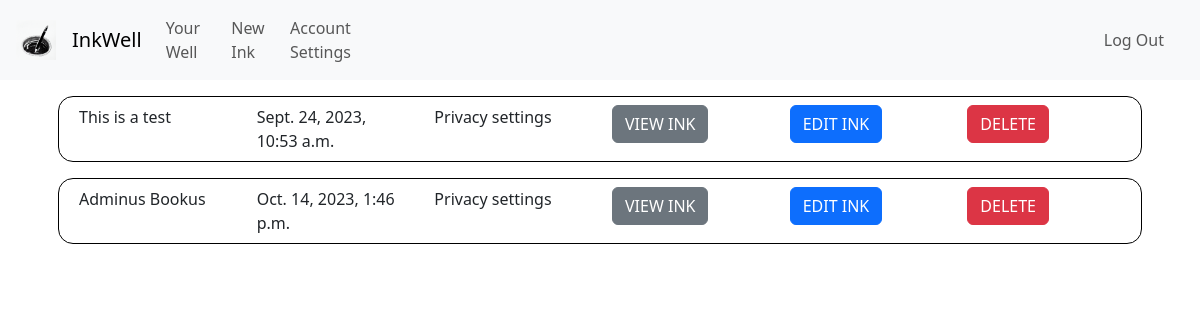
Page /ink_settings (signed in) on the earlier database version.
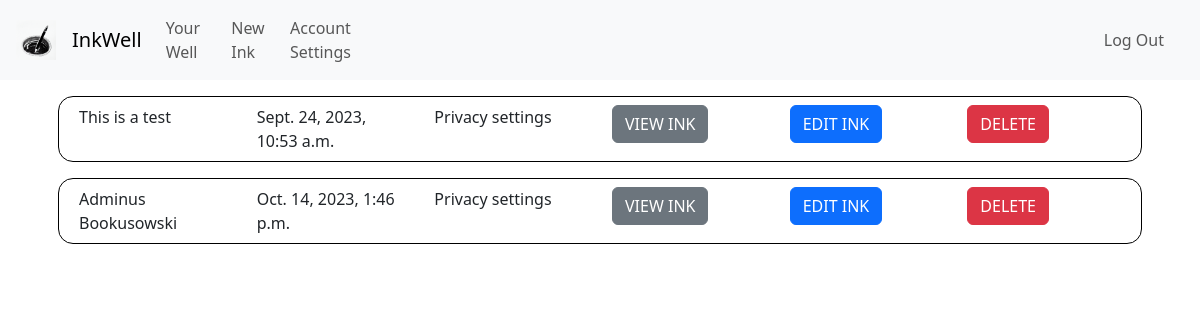
Same page on the later database version.
### inkwell/models.py (models this page shows, shortened)
class Ink(models.Model):
    wellOrigin = models.ForeignKey(Well, on_delete=models.CASCADE, related_name="well_pk", default="")
    inkOwner = models.ForeignKey(User, on_delete=models.CASCADE, related_name="ink_owner", default="")
    coAuthors = models.ManyToManyField(User, related_name="CoAuthors",blank=True)
    privateStatus = models.BooleanField(default=False)
    updateStatus = models.BooleanField(default=False) # If the Ink is edited at least once, this changes to true
    ink_following = models.ManyToManyField(User, related_name="ink_following",blank=True)
    genre = models.CharField(max_length=64, default="")
    description = models.CharField(max_length=500, default="")
    title = models.CharField(max_length=64, default="")
    content = models.TextField()
    views = models.PositiveBigIntegerField(default=0)
    letterCount = models.PositiveBigIntegerField(default=0)
    creation_date = models.DateTimeField(default=timezone.now, editable=False)

### inkwell/views.py (the view)
# urls.py: path('ink_settings', views.ink_settings, name='ink_settings'),
@login_required
def ink_settings(request):
    retrieve_inks = Ink.objects.filter(inkOwner=request.user)
    return render(request, "inkwell/ink_settings.html", {
        "inks": retrieve_inks
    })

### inkwell/templates/inkwell/ink_settings.html (shortened to what this page needs)
{% extends "inkwell/layout.html" %}
{% block body %}
<div class="container">
    {% for ink in inks %}
        <div class="row inkSettingRow">
            <div class="col">
                {{ ink.title }}
            </div>
            <div class="col">
                {{ ink.creation_date }}
            </div>
            <div class="col">
                Privacy settings
            </div>
            <div class="col">
                <a href="{% url 'ink_view' inkID=ink.id %}"><button class="btn btn-secondary">VIEW INK</button></a>
            </div>
            <div class="col">
                <a href="{% url 'edit_ink' inkID=ink.id %}"><button class="btn btn-primary" href="">EDIT INK</button></a>
            </div>
            <div class="col">
                <button class="btn btn-danger">DELETE</button>
            </div>
        </div>
    {% endfor %}
</div>
{% endblock %}

### inkwell/templates/inkwell/layout.html (shortened to what this page needs)
{% load static %}
<!DOCTYPE html>
<html lang="en">
    <head>
        <link href="https://cdn.jsdelivr.net/npm/bootstrap@5.3.0/dist/css/bootstrap.min.css" rel="stylesheet">
        <link href="{% static 'inkwell/styles.css' %}" rel="stylesheet">
    </head>
    <body>
        <nav class="navbar navbar-expand-lg navbar-light bg-light">
            <img class="nav-logo" src="{% static 'inkwell/inkwell1.ico' %}" width="40px" height="40px">
            <a class="navbar-brand" href="{% url 'index' %}">InkWell</a>
            <div class="collapse navbar-collapse" id="navbarNav">
                <ul class="navbar-nav d-flex justify-content-start nav-left">
                    {% if user.is_authenticated %}
                        <li>
                            <a class="nav-link" href="{% url 'well' username=user.username %}">Your Well</a>
                        </li>
                        <li>
                            <a class="nav-link" href="{% url 'newInk' %}">New Ink</a>
                        </li>
                        <li>
                            <a class="nav-link" href="{% url 'settings' %}">Account Settings</a>
                        </li>
                    {% endif %}
                </ul>
                <ul class="navbar-nav container d-flex justify-content-end nav-right">
                    {% if user.is_authenticated %}
                        <li class="nav-item">
                            <a class="nav-link" href="{% url 'logout' %}">Log Out</a>
                        </li>
                    {% endif %}
                </ul>
            </div>
          </nav>
        <div class="body">
            {% block body %}
            {% endblock %}
        </div>
    </body>
</html>

### inkwell/static/inkwell/styles.css (style rules this page uses)
.navbar-brand, .nav-logo { margin-left: 1rem; }
.nav-right { margin-right: 1rem; }

### inkwell/templates/inkwell/ink_settings.html (style rules this page uses)
.inkSettingRow { margin: 1rem; border: 1px black solid; border-radius: 15px; padding: 0.5rem; }

Differences in the rows shown:
changed Ink: title "Adminus Bookus" → "Adminus Bookusowski"
